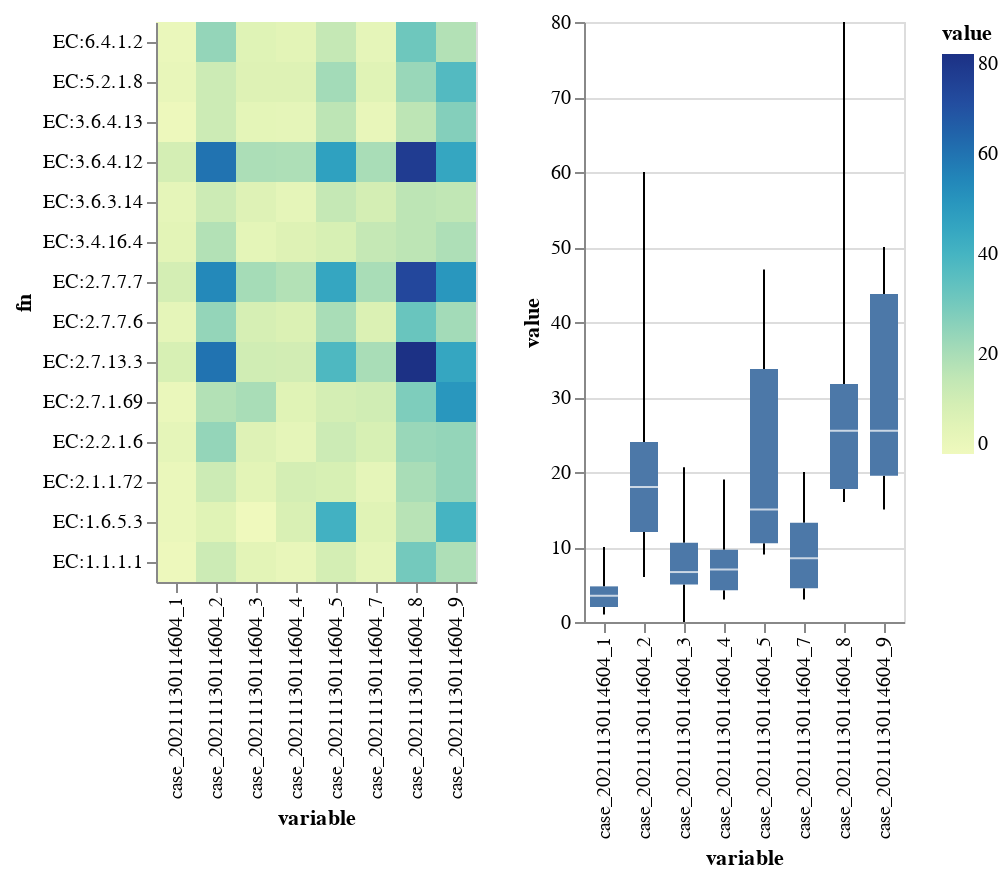

Source (notebook cell):
### Code cell
chart = heatmap | boxplot
chart

### Figure 1 — Vega-Lite specification as saved in the notebook (floating-point values rounded to 4 significant figures)
{"config": {"view": {"continuousWidth": 400, "continuousHeight": 300}}, "hconcat": [{"mark": "rect", "encoding": {"color": {"type": "quantitative", "field": "value"}, "tooltip": [{"type": "nominal", "field": "fn"}, {"type": "quantitative", "field": "value"}], "x": {"type": "ordinal", "field": "variable"}, "y": {"type": "ordinal", "field": "fn", "sort": "-y"}}}, {"mark": {"type": "boxplot", "extent": "min-max"}, "encoding": {"tooltip": [{"type": "nominal", "field": "fn"}, {"type": "quantitative", "field": "value"}], "x": {"type": "ordinal", "field": "variable"}, "y": {"type": "quantitative", "field": "value"}}}], "data": {"name": "data-6a745e260b825877d6320cffbf6e8e1c"}, "$schema": "https://vega.github.io/schema/vega-lite/v4.0.2.json", "datasets": {"data-6a745e260b825877d6320cffbf6e8e1c": [{"variable": "case_20211130114604_1", "value": 1.0, "fn": "EC:1.1.1.1"}, {"variable": "case_20211130114604_1", "value": 2.0, "fn": "EC:1.6.5.3"}, {"variable": "case_20211130114604_1", "value": 2.0, "fn": "EC:2.1.1.72"}, {"variable": "case_20211130114604_1", "value": 4.0, "fn": "EC:2.2.1.6"}, {"variable": "case_20211130114604_1", "value": 2.0, "fn": "EC:2.7.1.69"}, {"variable": "case_20211130114604_1", "value": 9.0, "fn": "EC:2.7.13.3"}, {"variable": "case_20211130114604_1", "value": 4.0, "fn": "EC:2.7.7.6"}, {"variable": "case_20211130114604_1", "value": 10.0, "fn": "EC:2.7.7.7"}, {"variable": "case_20211130114604_1", "value": 5.0, "fn": "EC:3.4.16.4"}, {"variable": "case_20211130114604_1", "value": 4.0, "fn": "EC:3.6.3.14"}, {"variable": "case_20211130114604_1", "value": 10.0, "fn": "EC:3.6.4.12"}, {"variable": "case_20211130114604_1", "value": 1.0, "fn": "EC:3.6.4.13"}, {"variable": "case_20211130114604_1", "value": 3.0, "fn": "EC:5.2.1.8"}, {"variable": "case_20211130114604_1", "value": 2.0, "fn": "EC:6.4.1.2"}, {"variable": "case_20211130114604_2", "value": 12.0, "fn": "EC:1.1.1.1"}, {"variable": "case_20211130114604_2", "value": 6.0, "fn": "EC:1.6.5.3"}, {"variable": "case_20211130114604_2", "value": 12.0, "fn": "EC:2.1.1.72"}, {"variable": "case_20211130114604_2", "value": 24.0, "fn": "EC:2.2.1.6"}, {"variable": "case_20211130114604_2", "value": 18.0, "fn": "EC:2.7.1.69"}, {"variable": "case_20211130114604_2", "value": 60.0, "fn": "EC:2.7.13.3"}, {"variable": "case_20211130114604_2", "value": 24.0, "fn": "EC:2.7.7.6"}, {"variable": "case_20211130114604_2", "value": 54.0, "fn": "EC:2.7.7.7"}, {"variable": "case_20211130114604_2", "value": 18.0, "fn": "EC:3.4.16.4"}, {"variable": "case_20211130114604_2", "value": 12.0, "fn": "EC:3.6.3.14"}, {"variable": "case_20211130114604_2", "value": 60.0, "fn": "EC:3.6.4.12"}, {"variable": "case_20211130114604_2", "value": 12.0, "fn": "EC:3.6.4.13"}, {"variable": "case_20211130114604_2", "value": 12.0, "fn": "EC:5.2.1.8"}, {"variable": "case_20211130114604_2", "value": 24.0, "fn": "EC:6.4.1.2"}, {"variable": "case_20211130114604_3", "value": 4.99, "fn": "EC:1.1.1.1"}, {"variable": "case_20211130114604_3", "value": 0.0, "fn": "EC:1.6.5.3"}, {"variable": "case_20211130114604_3", "value": 4.99, "fn": "EC:2.1.1.72"}, {"variable": "case_20211130114604_3", "value": 6.66, "fn": "EC:2.2.1.6"}, {"variable": "case_20211130114604_3", "value": 20.0, "fn": "EC:2.7.1.69"}, {"variable": "case_20211130114604_3", "value": 10.99, "fn": "EC:2.7.13.3"}, {"variable": "case_20211130114604_3", "value": 9.32, "fn": "EC:2.7.7.6"}, {"variable": "case_20211130114604_3", "value": 20.64, "fn": "EC:2.7.7.7"}, {"variable": "case_20211130114604_3", "value": 4.33, "fn": "EC:3.4.16.4"}, {"variable": "case_20211130114604_3", "value": 6.66, "fn": "EC:3.6.3.14"}, {"variable": "case_20211130114604_3", "value": 19.3, "fn": "EC:3.6.4.12"}, {"variable": "case_20211130114604_3", "value": 4.33, "fn": "EC:3.6.4.13"}, {"variable": "case_20211130114604_3", "value": 6.99, "fn": "EC:5.2.1.8"}, {"variable": "case_20211130114604_3", "value": 6.33, "fn": "EC:6.4.1.2"}, {"variable": "case_20211130114604_4", "value": 3.0, "fn": "EC:1.1.1.1"}, {"variable": "case_20211130114604_4", "value": 8.5, "fn": "EC:1.6.5.3"}, {"variable": "case_20211130114604_4", "value": 10.0, "fn": "EC:2.1.1.72"}, {"variable": "case_20211130114604_4", "value": 4.0, "fn": "EC:2.2.1.6"}, {"variable": "case_20211130114604_4", "value": 6.0, "fn": "EC:2.7.1.69"}, {"variable": "case_20211130114604_4", "value": 10.5, "fn": "EC:2.7.13.3"}, {"variable": "case_20211130114604_4", "value": 8.0, "fn": "EC:2.7.7.6"}, {"variable": "case_20211130114604_4", "value": 18.0, "fn": "EC:2.7.7.7"}, {"variable": "case_20211130114604_4", "value": 7.0, "fn": "EC:3.4.16.4"}, {"variable": "case_20211130114604_4", "value": 4.0, "fn": "EC:3.6.3.14"}, {"variable": "case_20211130114604_4", "value": 19.0, "fn": "EC:3.6.4.12"}, {"variable": "case_20211130114604_4", "value": 4.0, "fn": "EC:3.6.4.13"}, {"variable": "case_20211130114604_4", "value": 7.0, "fn": "EC:5.2.1.8"}, {"variable": "case_20211130114604_4", "value": 5.0, "fn": "EC:6.4.1.2"}, {"variable": "case_20211130114604_5", "value": 10.0, "fn": "EC:1.1.1.1"}, {"variable": "case_20211130114604_5", "value": 41.0, "fn": "EC:1.6.5.3"}, {"variable": "case_20211130114604_5", "value": 9.0, "fn": "EC:2.1.1.72"}, {"variable": "case_20211130114604_5", "value": 12.0, "fn": "EC:2.2.1.6"}, {"variable": "case_20211130114604_5", "value": 10.0, "fn": "EC:2.7.1.69"}, {"variable": "case_20211130114604_5", "value": 38.0, "fn": "EC:2.7.13.3"}, {"variable": "case_20211130114604_5", "value": 20.0, "fn": "EC:2.7.7.6"}, {"variable": "case_20211130114604_5", "value": 45.0, "fn": "EC:2.7.7.7"}, {"variable": "case_20211130114604_5", "value": 9.0, "fn": "EC:3.4.16.4"}, {"variable": "case_20211130114604_5", "value": 14.0, "fn": "EC:3.6.3.14"}, {"variable": "case_20211130114604_5", "value": 47.0, "fn": "EC:3.6.4.12"}, {"variable": "case_20211130114604_5", "value": 16.0, "fn": "EC:3.6.4.13"}, {"variable": "case_20211130114604_5", "value": 21.0, "fn": "EC:5.2.1.8"}, {"variable": "case_20211130114604_5", "value": 14.0, "fn": "EC:6.4.1.2"}, {"variable": "case_20211130114604_7", "value": 4.0, "fn": "EC:1.1.1.1"}, {"variable": "case_20211130114604_7", "value": 6.0, "fn": "EC:1.6.5.3"}, {"variable": "case_20211130114604_7", "value": 4.0, "fn": "EC:2.1.1.72"}, {"variable": "case_20211130114604_7", "value": 9.0, "fn": "EC:2.2.1.6"}, {"variable": "case_20211130114604_7", "value": 11.0, "fn": "EC:2.7.1.69"}, {"variable": "case_20211130114604_7", "value": 20.0, "fn": "EC:2.7.13.3"}, {"variable": "case_20211130114604_7", "value": 8.0, "fn": "EC:2.7.7.6"}, {"variable": "case_20211130114604_7", "value": 20.0, "fn": "EC:2.7.7.7"}, {"variable": "case_20211130114604_7", "value": 14.0, "fn": "EC:3.4.16.4"}, {"variable": "case_20211130114604_7", "value": 10.0, "fn": "EC:3.6.3.14"}, {"variable": "case_20211130114604_7", "value": 20.0, "fn": "EC:3.6.4.12"}, {"variable": "case_20211130114604_7", "value": 3.0, "fn": "EC:3.6.4.13"}, {"variable": "case_20211130114604_7", "value": 6.0, "fn": "EC:5.2.1.8"}, {"variable": "case_20211130114604_7", "value": 4.0, "fn": "EC:6.4.1.2"}, {"variable": "case_20211130114604_8", "value": 30.0, "fn": "EC:1.1.1.1"}, {"variable": "case_20211130114604_8", "value": 17.0, "fn": "EC:1.6.5.3"}, {"variable": "case_20211130114604_8", "value": 20.0, "fn": "EC:2.1.1.72"}, {"variable": "case_20211130114604_8", "value": 23.0, "fn": "EC:2.2.1.6"}, {"variable": "case_20211130114604_8", "value": 28.0, "fn": "EC:2.7.1.69"}, {"variable": "case_20211130114604_8", "value": 80.0, "fn": "EC:2.7.13.3"}, {"variable": "case_20211130114604_8", "value": 32.0, "fn": "EC:2.7.7.6"}, {"variable": "case_20211130114604_8", "value": 72.0, "fn": "EC:2.7.7.7"}, {"variable": "case_20211130114604_8", "value": 16.0, "fn": "EC:3.4.16.4"}, {"variable": "case_20211130114604_8", "value": 16.0, "fn": "EC:3.6.3.14"}, {"variable": "case_20211130114604_8", "value": 76.0, "fn": "EC:3.6.4.12"}, {"variable": "case_20211130114604_8", "value": 16.0, "fn": "EC:3.6.4.13"}, {"variable": "case_20211130114604_8", "value": 23.0, "fn": "EC:5.2.1.8"}, {"variable": "case_20211130114604_8", "value": 31.0, "fn": "EC:6.4.1.2"}, {"variable": "case_20211130114604_9", "value": 19.0, "fn": "EC:1.1.1.1"}, {"variable": "case_20211130114604_9", "value": 40.0, "fn": "EC:1.6.5.3"}, {"variable": "case_20211130114604_9", "value": 24.0, "fn": "EC:2.1.1.72"}, {"variable": "case_20211130114604_9", "value": 24.0, "fn": "EC:2.2.1.6"}, {"variable": "case_20211130114604_9", "value": 50.0, "fn": "EC:2.7.1.69"}, {"variable": "case_20211130114604_9", "value": 45.0, "fn": "EC:2.7.13.3"}, {"variable": "case_20211130114604_9", "value": 21.0, "fn": "EC:2.7.7.6"}, {"variable": "case_20211130114604_9", "value": 50.0, "fn": "EC:2.7.7.7"}, {"variable": "case_20211130114604_9", "value": 19.0, "fn": "EC:3.4.16.4"}, {"variable": "case_20211130114604_9", "value": 15.0, "fn": "EC:3.6.3.14"}, {"variable": "case_20211130114604_9", "value": 45.0, "fn": "EC:3.6.4.12"}, {"variable": "case_20211130114604_9", "value": 27.0, "fn": "EC:3.6.4.13"}, {"variable": "case_20211130114604_9", "value": 37.0, "fn": "EC:5.2.1.8"}, {"variable": "case_20211130114604_9", "value": 18.0, "fn": "EC:6.4.1.2"}]}}
